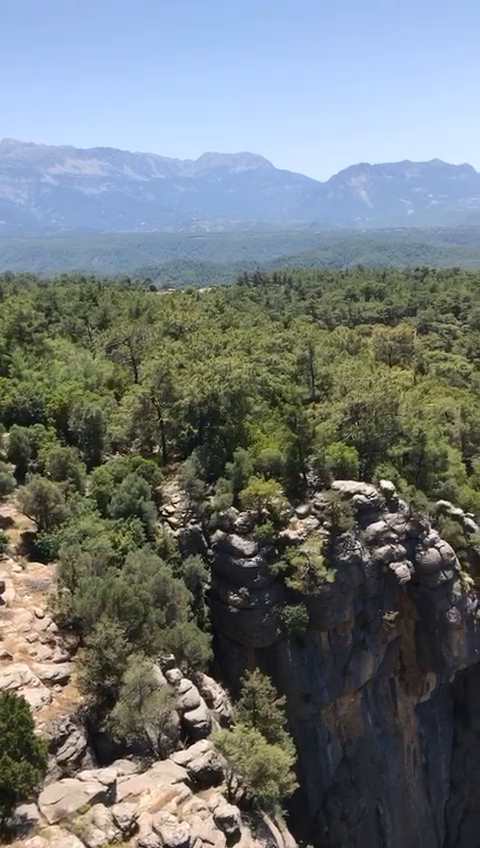
#> input picture frame 37 of OPENCVKURS1/TestImages/antalya.mp4, 480 x 848 px, given in place of the camera
$ python step5_save_key_events.py --output out
#> lines starting #> are read from the running program, lines starting #| are printed output that depends on the picture; after the words box and inside, x2 and y2 are one past the last pixel; in counts of white or black regions, pixels touching at a corner belong together
### OPENCV_PYİMAGE/classes/KeyClipWriter.py

from collections import deque
from threading import Thread
from queue import Queue
import time
import cv2
class KeyClipWriter:
	def __init__(self, bufSize=64, timeout=1.0):

		self.bufSize = bufSize
		self.timeout = timeout

		self.frames = deque(maxlen=bufSize)
		self.Q = None
		self.writer = None
		self.thread = None
		self.recording = False
	def update(self, frame):

		self.frames.appendleft(frame)

		if self.recording:
			self.Q.put(frame)

	def start(self, outputPath, fourcc, fps):
		self.recording = True
		self.writer = cv2.VideoWriter(outputPath, fourcc, fps,
			(640,640), True)
		self.Q = Queue()

		for i in range(len(self.frames), 0, -1):
			self.Q.put(self.frames[i - 1])

		self.thread = Thread(target=self.write, args=())
		self.thread.daemon = True
		self.thread.start()
	def write(self):

		while True:

			if not self.recording:
				return
			if not self.Q.empty():


				frame = self.Q.get()
				self.writer.write(frame)

			else:
				time.sleep(self.timeout)
	def flush(self):

		while not self.Q.empty():
			frame = self.Q.get()
			self.writer.write(frame)
	def finish(self):

		self.recording = False
		self.thread.join()
		self.flush()
		self.writer.release()


### OPENCV_PYİMAGE/step5/step5_save_key_events.py
from KeyClipWriter import KeyClipWriter
from imutils.video import VideoStream
import argparse
import datetime
import imutils
import time
import cv2
# terminali kullanmak için argparse kütüphanesini kullanıyoruz
ap = argparse.ArgumentParser()
ap.add_argument("-o", "--output", required=True,
	help="path to output directory")
ap.add_argument("-p", "--picamera", type=int, default=-1,
	help="whether or not the Raspberry Pi camera should be used")
ap.add_argument("-f", "--fps", type=int, default=20,
	help="FPS of output video")
ap.add_argument("-c", "--codec", type=str, default="MJPG",
	help="codec of output video")
ap.add_argument("-b", "--buffer-size", type=int, default=32,
	help="buffer size of video clip writer")
args = vars(ap.parse_args())


vs = VideoStream(usePiCamera=args["picamera"] > 0).start()
time.sleep(2.0)

greenLower = (29, 86, 6)
greenUpper = (64, 255, 255)

kcw = KeyClipWriter(bufSize=args["buffer_size"])# video kayıtları için kullandığımız fonksiyonların classı
consecFrames = 0

while True:

        frame = vs.read()# frameleri okuyoruz
#> frame is the input picture: shape (848, 480, 3); mean B, G, R 120.6, 119.9, 113
        frame = imutils.resize(frame, width=600)# yeniden boyutlandırıyoruz
#> frame: shape (1060, 600, 3)
        updateConsecFrames = True

        blurred = cv2.GaussianBlur(frame, (11, 11), 0)# blur ekliyoruz
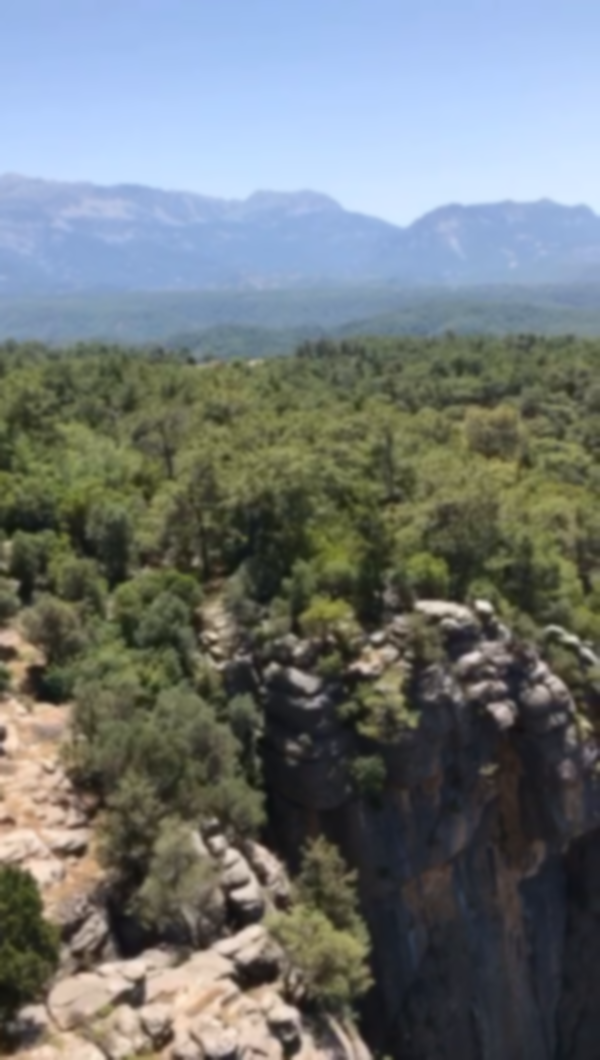
#> blurred: shape (1060, 600, 3); mean B, G, R 120.7, 119.9, 113.1
        hsv = cv2.cvtColor(blurred, cv2.COLOR_BGR2HSV)# hsv formatına çeviriyoruz
#> hsv: shape (1060, 600, 3); mean H, S, V 66.6, 67.3, 135.8

        mask = cv2.inRange(hsv, greenLower, greenUpper)# mask uyguluyoruz
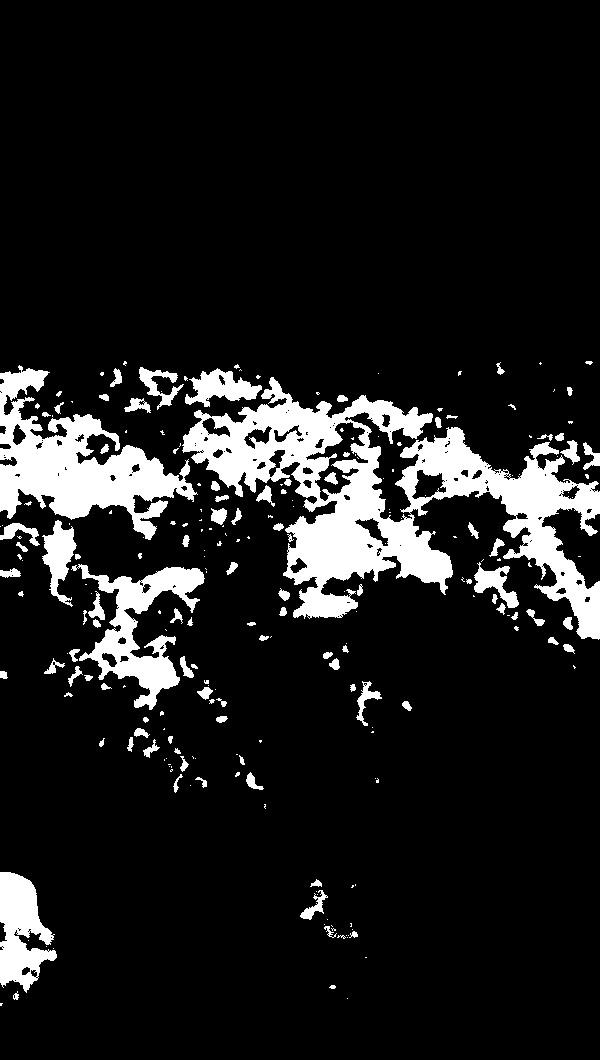
#> mask: shape (1060, 600); 11.4% white; 234 white regions (135 under 20 px), largest, box (x1, y1, x2, y2) and area: (182, 377, 600, 640) 36136, (0, 365, 198, 540) 13564, (71, 564, 205, 710) 6445
        # morfolojik işlemler uyguluyoruz
        mask = cv2.erode(mask, None, iterations=2)
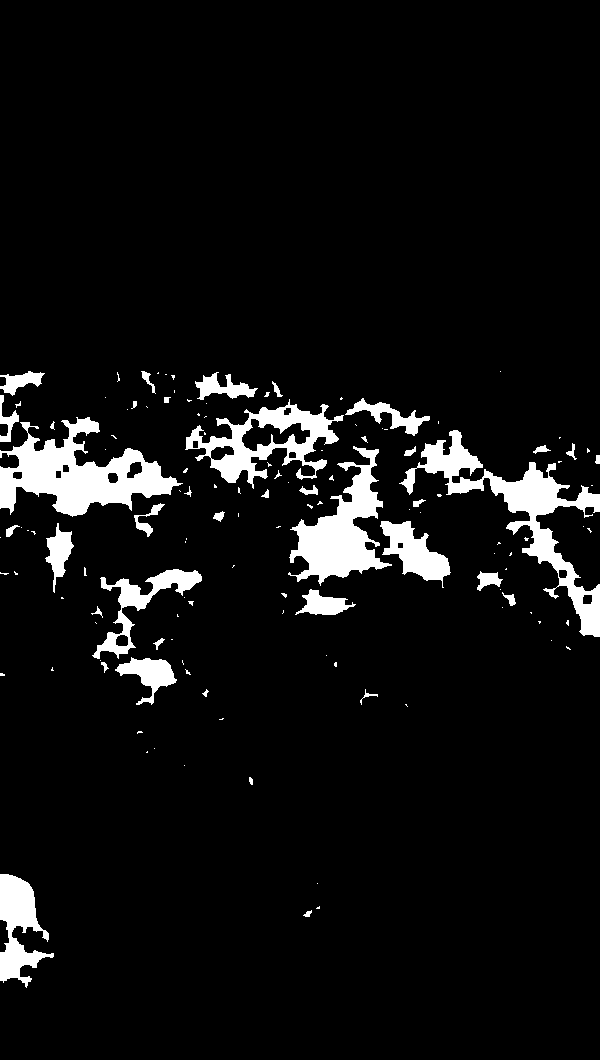
#> mask: shape (1060, 600); 6.6% white; 130 white regions (89 under 20 px), largest, box (x1, y1, x2, y2) and area: (0, 417, 183, 517) 8144, (399, 430, 600, 637) 7707, (288, 446, 392, 586) 5776
        mask = cv2.dilate(mask, None, iterations=2)
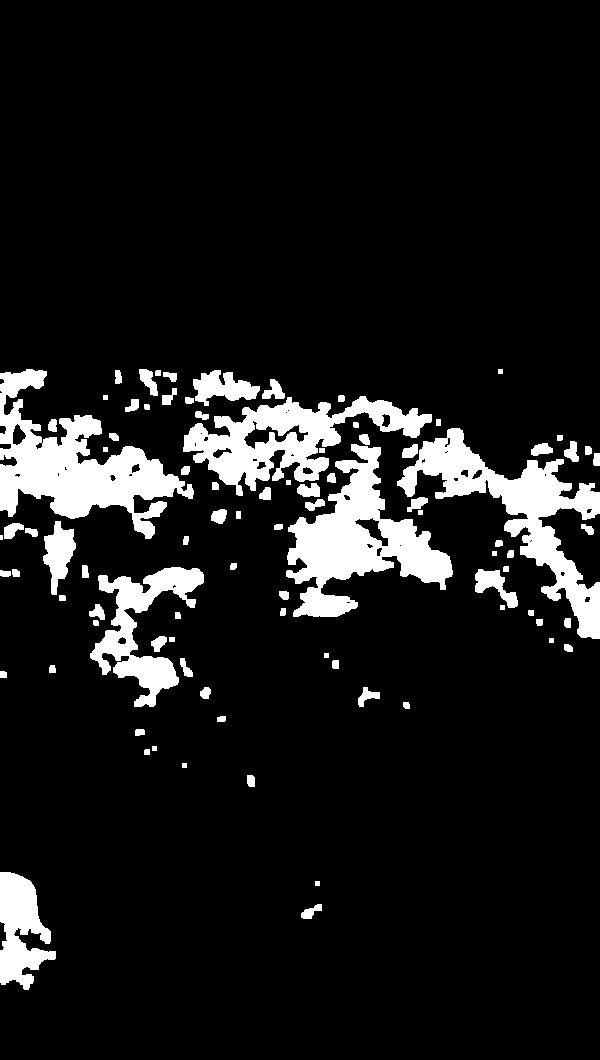
#> mask: shape (1060, 600); 10.2% white; 90 white regions (1 under 20 px)
        # konturları buluyoruz
        cnts = cv2.findContours(mask.copy(), cv2.RETR_EXTERNAL,
            cv2.CHAIN_APPROX_SIMPLE)
#> cnts = 90 contours, 13 with area under 20; largest, box (x1, y1, x2, y2) and area: (0, 369, 194, 539) 12426, (286, 444, 453, 617) 11648, (397, 428, 600, 639) 10769, (183, 396, 432, 496) 9936, (90, 567, 204, 707) 5412
        cnts = imutils.grab_contours(cnts)

        # kontur varsa
        if len(cnts) > 0:

            c = max(cnts, key=cv2.contourArea)# alanı en büyük kontururu buluyoruz
#> c = contour of 521 points, box (x1, y1, x2, y2) (0, 369, 194, 539), area 12426
            ((x, y), radius) = cv2.minEnclosingCircle(c)# minimum çemberin merkez noktalarının koordinatlarını ve yarıçapı değerini döndürür.
#> x = 92.09; y = 441.5; radius = 114.8
            updateConsecFrames = radius <= 10
#> updateConsecFrames = False

            if radius > 10:# yarıçap 10 dan büyükse

                consecFrames = 0
                cv2.circle(frame, (int(x), int(y)), int(radius),(0, 0, 255), 2)# çember içine aldık
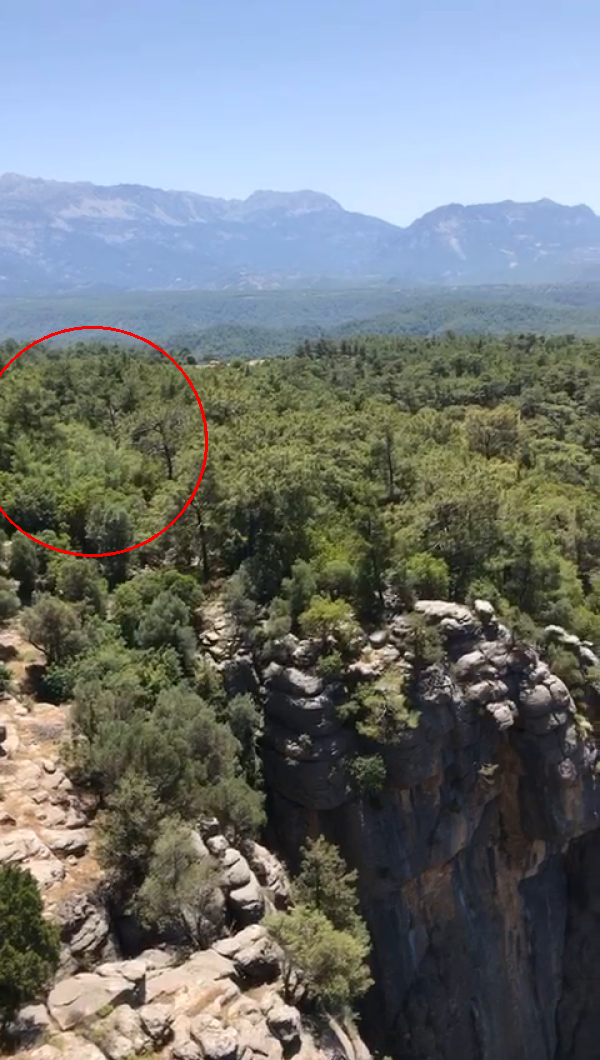
#> frame: shape (1060, 600, 3); mean B, G, R 120.4, 119.7, 113.5

                if not kcw.recording:# kayıt yapılmıyorsa
                        timestamp = datetime.datetime.now()# anlık zaman
                        p = "{}/{}.avi".format(args["output"],# kaydedeceğimiz yolu belirler
                            timestamp.strftime("%Y%m%d-%H%M%S"))
                        kcw.start(p, cv2.VideoWriter_fourcc(*args["codec"]),args["fps"])#videoyu kaydetmeye başlıyoruz p dosyanın yolu, karekter kodu ve kare hızını parametre olarak alırız

                if updateConsecFrames:
                    consecFrames += 1

                kcw.update(frame)

                if kcw.recording and consecFrames == args["buffer_size"]:
                    kcw.finish()

                cv2.imshow("Frame", frame)# frame leri gösterdik

                key = cv2.waitKey(1) & 0xFF
#> (key q is pressed here)

                if key == ord("q"):
                    break

if kcw.recording:#eğer hala kayıt yapılıyorsa kaydı durdururuz
    kcw.finish()

cv2.destroyAllWindows()
vs.stop()#web camden alınan görüntüyü durdururuz

$ run again, starting later in the video
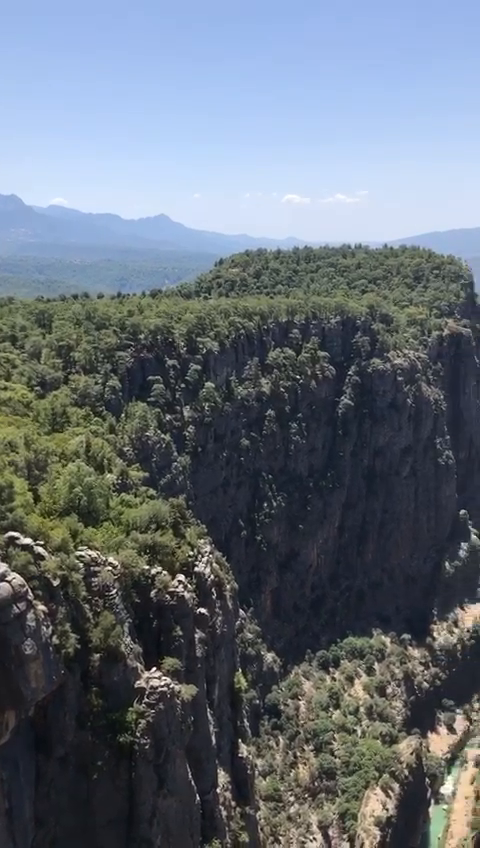
#> input picture frame 169 of OPENCVKURS1/TestImages/antalya.mp4, 480 x 848 px, given in place of the camera
#> frame is the input picture: shape (848, 480, 3); mean B, G, R 120.5, 110.5, 101.7
#> hsv: shape (1060, 600, 3); mean H, S, V 87.4, 58.3, 126.6
#> `mask = cv2.dilate(mask, None, iterations=2)`:
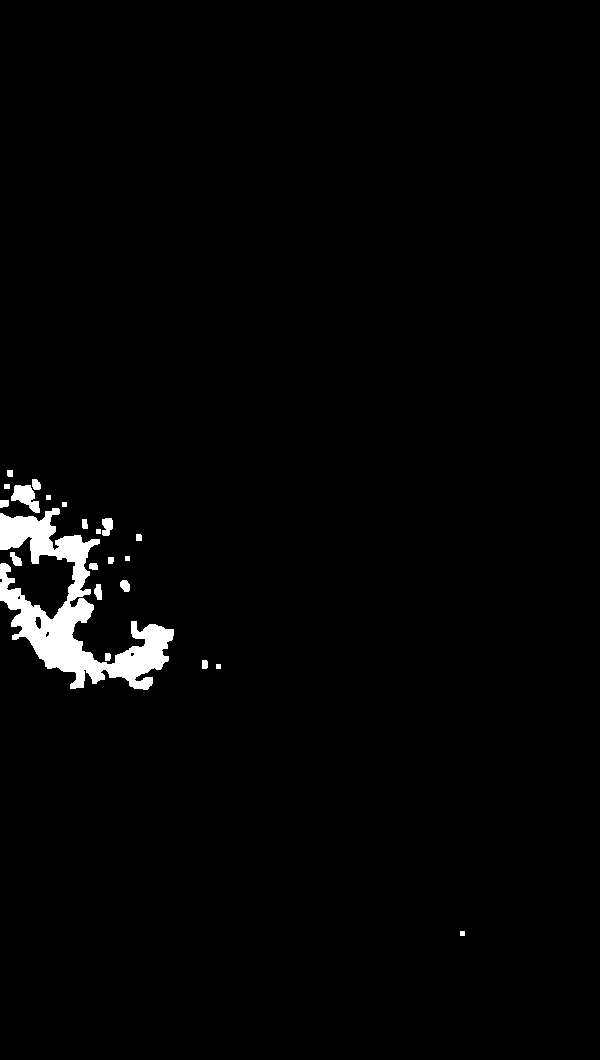
#> mask: shape (1060, 600); 1.9% white; 22 white regions
#> cnts = 22 contours, 6 with area under 20; largest, box (x1, y1, x2, y2) and area: (0, 508, 174, 690) 9888, (11, 485, 40, 513) 402, (102, 518, 113, 536) 134, (10, 552, 22, 566) 82, (94, 584, 102, 600) 79
#> c = contour of 561 points, box (x1, y1, x2, y2) (0, 508, 174, 690), area 9888
#> x = 73.5; y = 601; radius = 114.7
#> updateConsecFrames = False
#> `cv2.circle(frame, (int(x), int(y)), int(radius),(0, 0, 255), 2)# çembe..`:
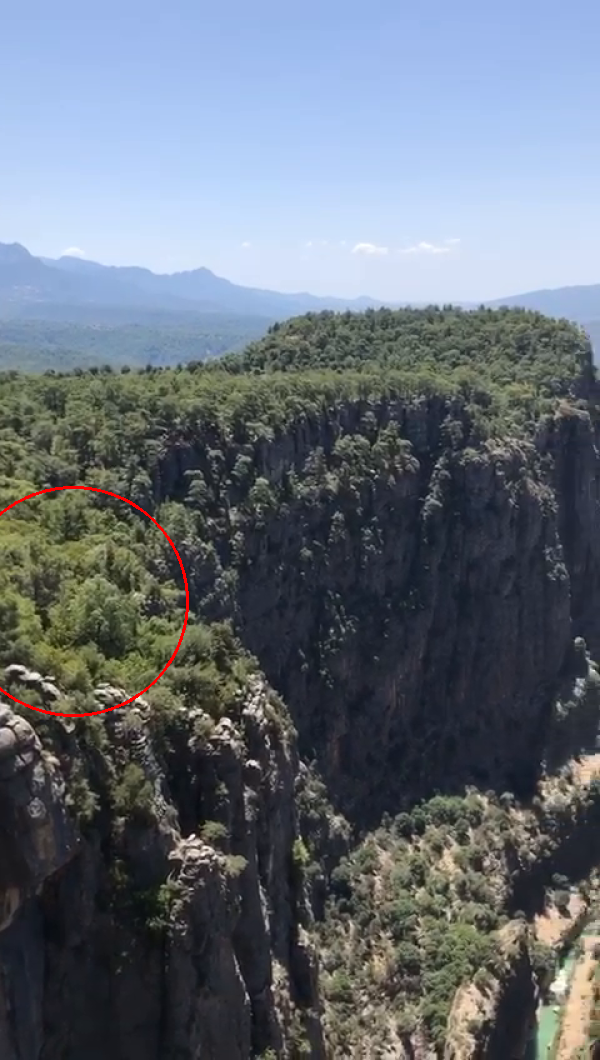
#> frame: shape (1060, 600, 3); mean B, G, R 120.4, 110.3, 102.1
